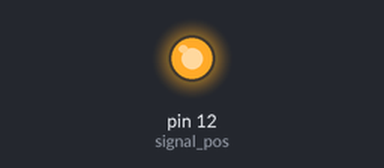
A sketch run on a simulated Arduino Uno, built with avr-gcc and run on an emulated ATmega328P. On the bench: output pins drawn as LEDs (lit = HIGH).

Above: at 0.1 s.
Timing chart, 0 to 1.6 s (numbered marks = the images above):
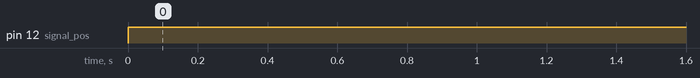

Measured:
- by itself, pin 12 (signal_pos): LOW → HIGH at 0.00 s

The sketch:

Motor-H-Bridge.ino
```cpp
const int signal_pos = 12;

void setup() {
  // put your setup code here, to run once:

  Serial.begin(9600);
  pinMode(signal_pos, OUTPUT);
}

void loop() {
  // put your main code here, to run repeatedly:
//  Serial.println("Running one loop...");
//  digitalWrite(signal_pos, HIGH);
//  delay(3000);
//  digitalWrite(signal_pos, LOW);
//  delay(3000);

  int speed = 100;
  const int speed_scale = 100;
  int i;
  for (i = 0; i < speed; i++) {
    digitalWrite(signal_pos, HIGH);
  }
  for (; i < speed_scale; i++) {
    digitalWrite(signal_pos, LOW);
  }
}
```
